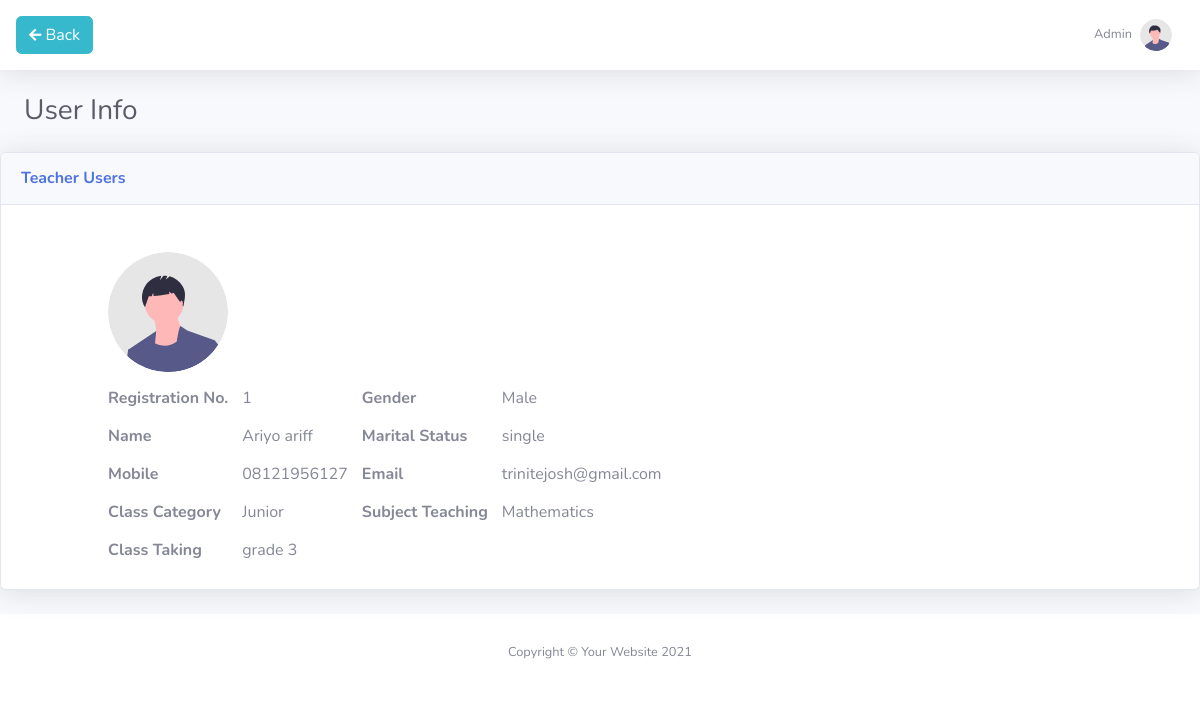
The app's page /admin/info_teacher.php?id=1 with its own data.
### tables this page shows
CREATE TABLE `teacher_data` (
  `id` int(11) NOT NULL,
  `fname` varchar(50) NOT NULL,
  `lname` varchar(50) NOT NULL,
  `email` varchar(50) NOT NULL,
  `phone` varchar(20) NOT NULL,
  `marital status` varchar(50) NOT NULL,
  `Gender` varchar(50) NOT NULL,
  `class_category` varchar(50) NOT NULL,
  `class_taking` varchar(50) NOT NULL,
  `Subject Teaching` varchar(50) NOT NULL,
  `image` text NOT NULL,
  `password` varchar(50) NOT NULL
);

### admin/info_teacher.php (the view, shortened to what this page needs)
<!DOCTYPE html>
<html lang="en">
<head>
    <link href="../vendor/fontawesome-free/css/all.min.css" rel="stylesheet" type="text/css">
    <link href="../css/sb-admin-2.min.css" rel="stylesheet">
</head>
<body id="page-top">
    <div id="wrapper">
        <div id="content-wrapper" class="d-flex flex-column">
            <div id="content">
                <nav class="navbar navbar-expand navbar-light bg-white topbar mb-4 static-top shadow">
                        <div>
                        <a href="../users/lecturer-user.php" class="btn btn-info"><i
                                class="fas fa-arrow-left fa-sm "> </i> Back</a>
                        </div>
                    <ul class="navbar-nav ml-auto">
                        <li class="nav-item dropdown no-arrow">
                            <a class="nav-link dropdown-toggle" href="#" id="userDropdown" role="button"
                                data-toggle="dropdown" aria-haspopup="true" aria-expanded="false">
                                <span class="mr-2 d-none d-lg-inline text-gray-600 small">Admin</span>
                                <img class="img-profile rounded-circle"
                                    src="../img/undraw_profile.svg">
                            </a>
                        </li>
                    </ul>
                </nav>
                <div class="container-fluid">
                    <div class="d-sm-flex align-items-center justify-content-between mb-4">
                        <h1 class="h3 mb-0 text-gray-800">User Info</h1>
                    </div>
                </div>
                <div class="card shadow mb-4">
                    <div class="card-header py-3">
                        <h6 class="m-0 font-weight-bold text-primary">Teacher Users</h6>
                    </div>
                    <div class="card-body">
                            <div class="table-responsive">
                            <?php
	if(isset($_REQUEST['id'])){
		$id = $_REQUEST['id'];
	}
?>
		<?php
  	$qry = "SELECT * FROM `teacher_data` WHERE `id` = '$id'";
		$run = mysqli_query($con,$qry);
		if(mysqli_num_rows($run)<1){
			echo "<tr><td colspan = 8>No Record Found<td><tr>";
		}
		else{
			while($data = $run->fetch_assoc()){
				?>
		<table style="margin-top: 20px; margin-left: 80px;" cellpadding="7px">
			<tr>
                <td><img class="img-profile rounded-circle" src="../img/undraw_profile.svg"></td>
			</tr>
			<tr>
				<th>Registration No.</th>
				<td><?php echo $data['id']; ?></td>
				<th>Gender</th>
				<td><?php echo $data['Gender']; ?></td>
			</tr>
			<tr>
                <th>Name</th>
				<td><?php echo $data['fname']." ".$data['lname']; ?></td>
				<th>Marital Status</th>
				<td><?php echo $data['marital status']; ?></td>
			</tr>
			<tr>
				<th>Mobile</th>
				<td><?php echo $data['phone']; ?></td>
                <th>Email</th>
				<td><?php echo $data['email']; ?></td>
			</tr>
			<tr>
				<th>Class Category</th>
				<td><?php echo $data['class_category']; ?></td>
                <th>Subject Teaching</th>
				<td><?php echo $data['Subject Teaching']; ?></td>
			</tr>
            <tr>
				<th>Class Taking</th>
				<td><?php echo $data['class_taking']; ?></td>
			</tr>
		</table>
		<?php
			}
		}
?>
                            </div>
                        </div>
                </div>
            </div>
            <footer class="sticky-footer bg-white">
                <div class="container my-auto">
                    <div class="copyright text-center my-auto">
                        <span>Copyright &copy; Your Website 2021</span>
                    </div>
                </div>
            </footer>
        </div>
    </div>
</body>
</html>

### records on screen
teacher_data: id "1", Gender "Male", fname "Ariyo", lname "ariff", marital status "single", phone "08121956127", email "trinitejosh@gmail.com", class_category "Junior", Subject Teaching "Mathematics", class_taking "grade 3"
